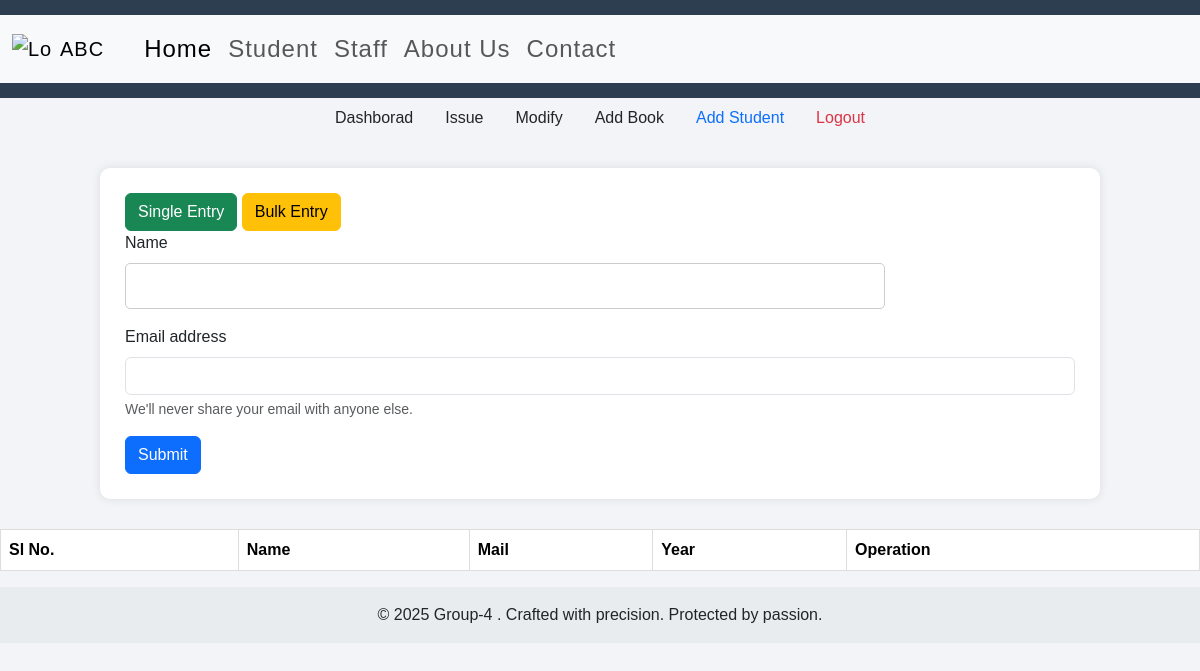
Before: /addstu with the older database file.
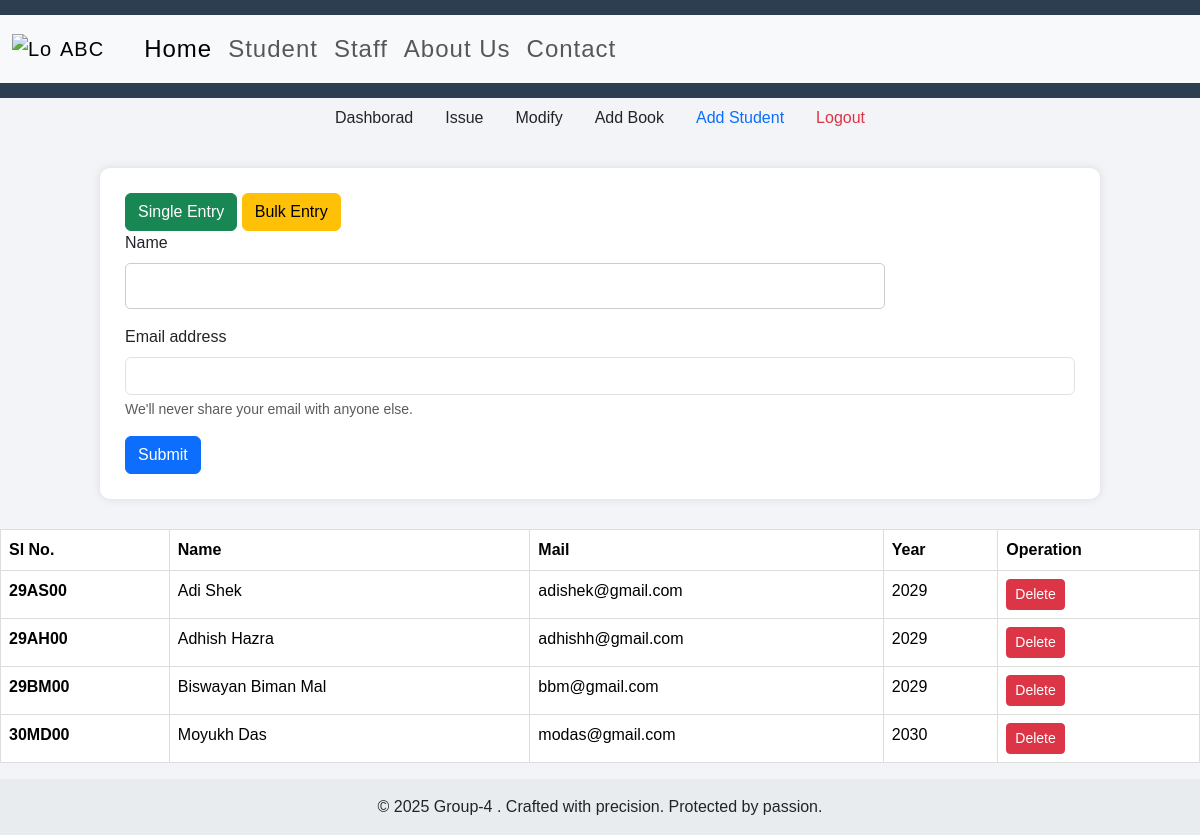
After: the same page with the newer database file.
### app.py (models this page shows)
class Student(db.Model):
    id = db.Column(db.String(6),primary_key=True)
    name = db.Column(db.String(50))
    passout = db.Column(db.Integer)
    mail = db.Column(db.String(75))

### app.py (the view, shortened to what this page needs)
@app.route("/addstu",methods=["POST","GET"])
def Add_Student():
    all_stu = Student.query.all()
    return render_template("addstu.html",stus=all_stu)

### templates/addstu.html (shortened to what this page needs)
{% extends "base.html" %}
{% block b %}
<ul class="nav justify-content-center">
  <li class="nav-item">
    <a class="nav-link text-dark" href="/dashboard">Dashborad</a>
  </li>
  <li class="nav-item">
    <a class="nav-link text-dark" href="/issue">Issue</a>
  </li>
  <li class="nav-item">
    <a class="nav-link text-dark" href="/modify">Modify</a>
  </li>
  <li class="nav-item">
    <a class="nav-link text-dark" href="/add_book">Add Book</a>
  </li>
  <li class="nav-item">
    <a class="nav-link active" href="/addstu">Add Student</a>
  </li>
  <li class="nav-item">
    <a class="nav-link text-danger" href="/logout">Logout</a>
  </li>
</ul>
<div class="container">
  <button type="button" class="btn btn-success" id="singleBtn">Single Entry</button>
  <button type="button" class="btn btn-warning" id="bulkBtn">Bulk Entry</button>
<form method="post" action="/addstu" id="singleForm" >
  <div class="mb-3">
    <label class="form-label">Name</label>
    <input type="text" name="name" class="form-control">
  </div>
  <div class="mb-3">
    <label class="form-label">Email address</label>
    <input type="email" name="mail" class="form-control">
    <div class="form-text">We'll never share your email with anyone else.</div>
  </div>
  <button type="submit" class="btn btn-primary">Submit</button>
</form>
</div>
<table class="table">
  <thead>
    <tr>
      <th scope="col">Sl No.</th>
      <th scope="col">Name</th>
      <th scope="col">Mail</th>
      <th scope="col">Year</th>
      <th scope="col">Operation</th>
    </tr>
  </thead>
  <tbody>
    {% for stu in stus %}
    <tr>
      <th scope="row">{{stu.id}}</th>
      <td>{{stu.name}}</td>
      <td>{{stu.mail}}</td>
      <td>{{stu.passout}}</td>
      <td><a href="/delstu/{{stu.id}}" type="button" class="btn btn-sm btn-danger">Delete</a></td>
    </tr>
    {% endfor %}
  </tbody>
</table>
{% endblock b %}

Changed rows visible on the page:
added Student: id "29AS00", name "Adi Shek", mail "adishek@gmail.com", passout "2029"
added Student: id "29AH00", name "Adhish Hazra", mail "adhishh@gmail.com", passout "2029"
added Student: id "29BM00", name "Biswayan Biman Mal", mail "bbm@gmail.com", passout "2029"
added Student: id "30MD00", name "Moyukh Das", mail "modas@gmail.com", passout "2030"
